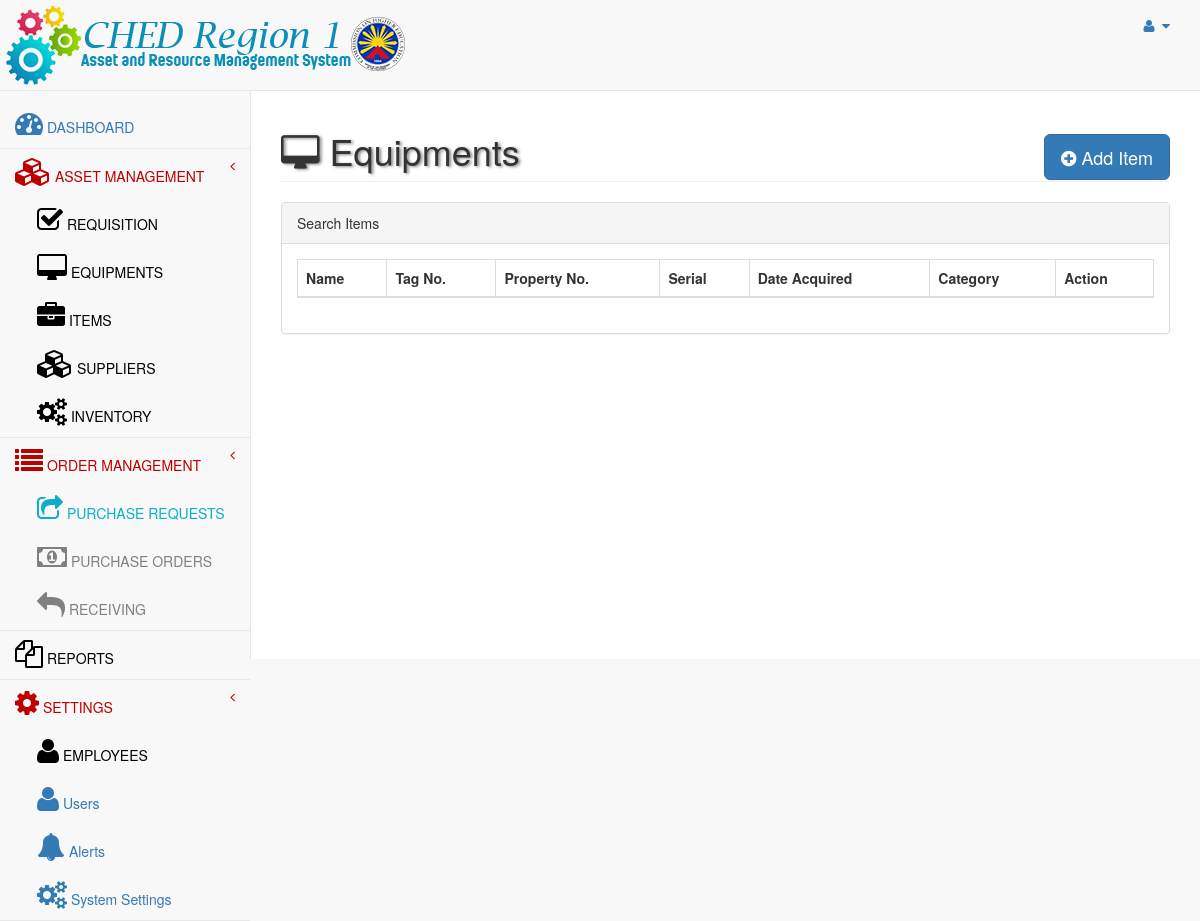
Page /admin/equipments.php on the earlier database version.
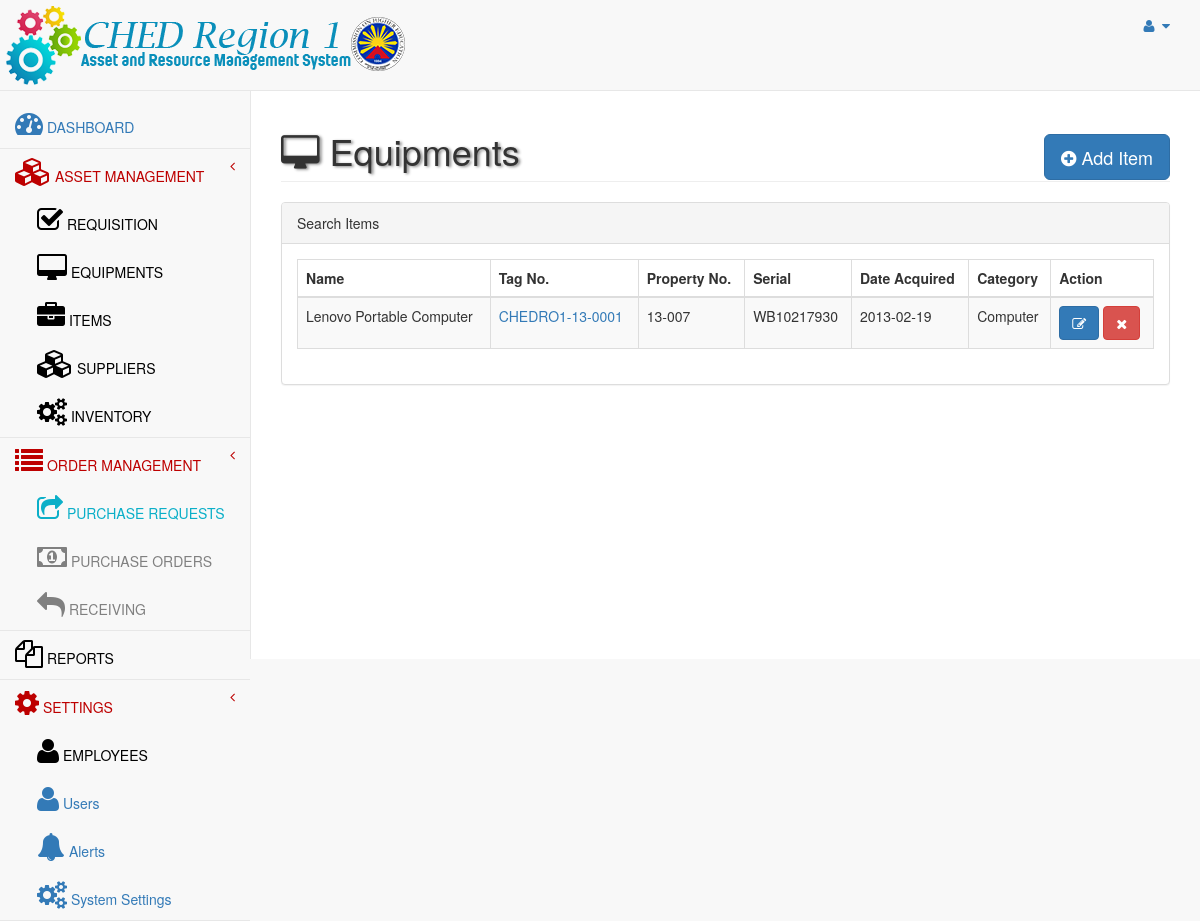
Same page on the later database version.
### tables this page shows
CREATE TABLE `equipments` (
  `equipNo` bigint(20) NOT NULL AUTO_INCREMENT,
  `equipName` varchar(200) NOT NULL,
  `tagno` varchar(200) DEFAULT 'NONE',
  `propertyno` varchar(200) DEFAULT 'NONE',
  `serialno` varchar(200) DEFAULT 'NONE',
  `unitcost` double(10,2) NOT NULL DEFAULT '0.00',
  `dateacquired` date DEFAULT NULL,
  `supplierID` int(11) DEFAULT '0',
  `color` varchar(100) DEFAULT 'NONE',
  `category` varchar(100) DEFAULT 'NONE',
  PRIMARY KEY (`equipNo`)
);

### admin/include/functions.php (called while the page is built, shortened)
<?php
function selectListSQL($q){
	$conn = dbConnect();
	$stmt = $conn->prepare($q);
	$stmt->execute();
	$rows = $stmt->fetchAll();
	return $rows;
}
?>

### admin/equipments.php (the view, shortened to what this page needs)
<?php
include('header.php');
include_once("include/functions.php");
?>
<div id="page-wrapper">
            <div class="row">
                <div class="col-lg-12">
                    <h1 class="page-header"><i class="fa fa-desktop fa-1x"></i> Equipments
						<div class="pull-right">
							<button id="addequipmentbutton" class="btn btn-primary btn-lg" data-toggle="modal" data-target="#addEquipment">
                                <i class="fa fa-plus-circle"></i> Add Item
                            </button>
                         </div>
					</h1>
                </div>
            </div>
            <div class="row">
					<div class="col-lg-12">
					<div class="panel panel-default">
								<div class="panel-heading">
								   Search Items
								</div>
					<div class="panel-body">
				<div class="dataTable_wrapper">
					<table class="table table-striped table-bordered table-hover" id="dataTables-items">
						<thead>
							<tr>
								<th>Name</th>
								<th>Tag No.</th>
								<th>Property No.</th>
								<th>Serial</th>
								<th>Date Acquired</th>
								<th>Category</th>
								<th>Action</th>
							</tr>
						</thead>
						<tbody>
						<?php
						$itemlist = selectListSQL("SELECT * FROM equipments ");
						foreach ($itemlist as $rows => $link) {
							$equipname = $link['equipName'];
							$tagno = $link['tagno'];
							$propertyno = $link['propertyno'];
							$serialno = $link['serialno'];
							$dateacquired = $link['dateacquired'];
							$category = $link['category'];
							echo "<tr class='odd gradeX'>";
							echo "<td>$equipname</td>";
							echo "<td><a href='equipmentsdetails.php'>$tagno</a></td>";
							echo "<td>$propertyno</td>";
							echo "<td>$serialno</td>";
							echo "<td>$dateacquired</td>";
							echo "<td>$category</td>";
							echo "<td class='center'>
								<button class='btn btn-primary' onClick='edititem($itemNo)'  data-toggle='modal' data-target='#addItem'><i class='fa fa-edit'></i></button>
								<button class='btn btn-danger notification' id='notification' onClick='deleteitem($itemNo)'><i class='fa fa-times'></i></button>
							</td>";
							echo "</tr>";
						}
						?>
						</tbody>
					</table>
				</div>
			</div>
			</div>
			</div>
			</div>
        </div>
    </div>
<?php
include('footer.php');
?>

Differences in the rows shown:
added equipments: equipName "Lenovo Portable Computer", tagno "CHEDRO1-13-0001", propertyno "13-007", serialno "WB10217930", dateacquired "2013-02-19", category "Computer"
